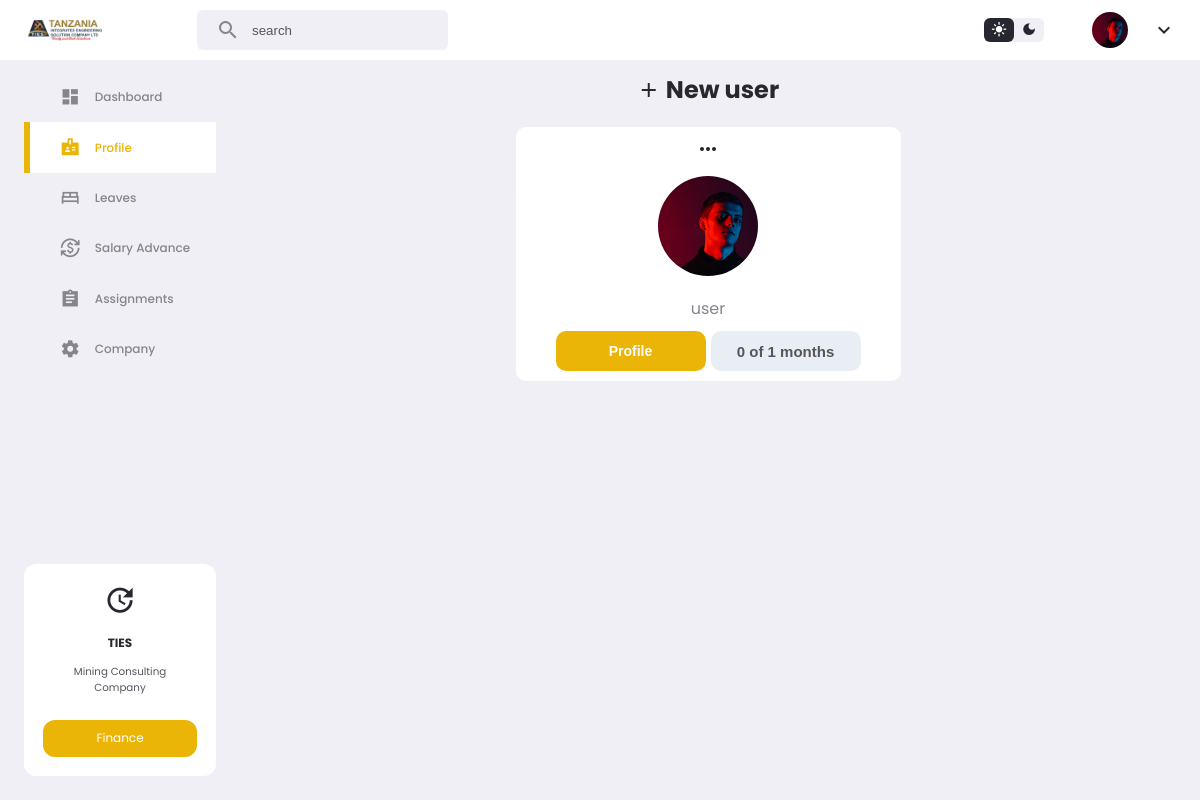
/employees/, run on an earlier commit of the app's database.
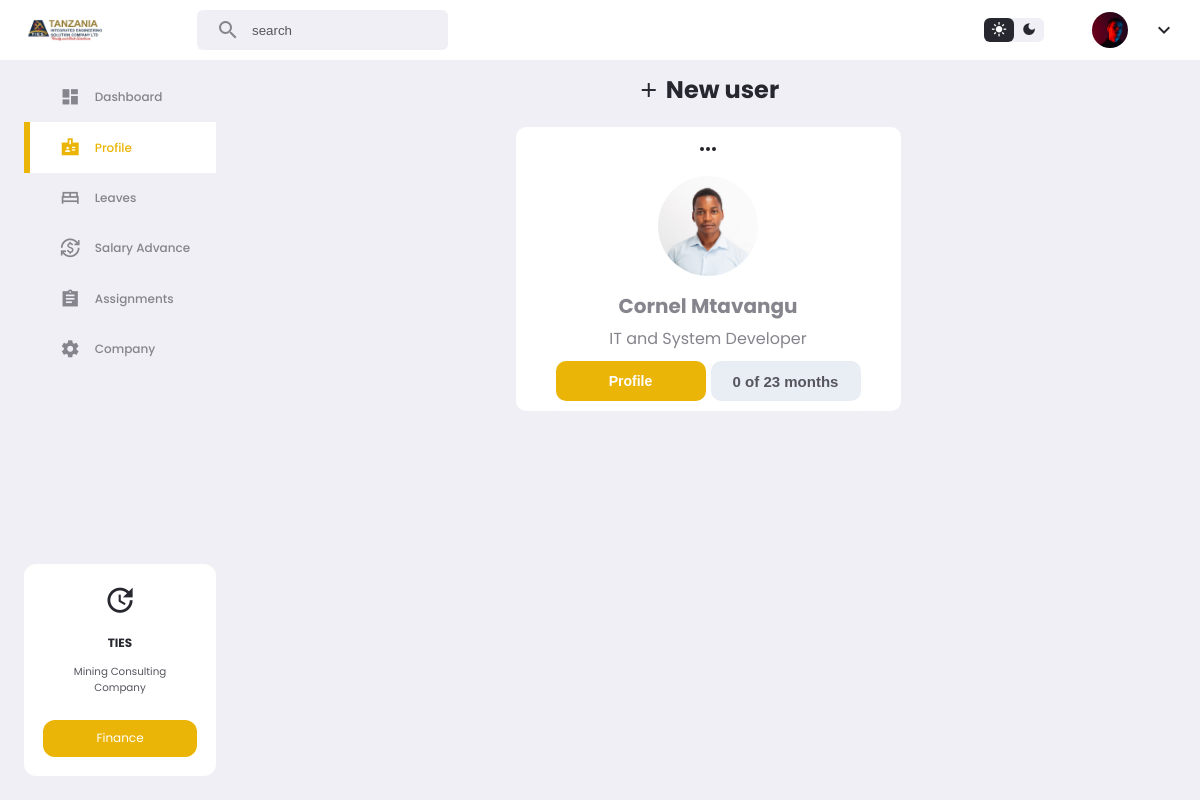
And on a later commit of the database.
### app/models.py (models this page shows, shortened)
class CustomUser(AbstractUser):
    email = models.EmailField(unique=True)
    phone = models.CharField(max_length=15, null=True,blank=True, default="null")
    image = models.ImageField(upload_to='media/', blank=True, null=True)
    middle_name = models.CharField(max_length=100, null=True, blank=True)
    gender = models.CharField(max_length=100, null=True, blank=True)
    birthDate = models.DateField(null=True, blank=True)
    nextKinName = models.CharField(max_length=100, null=True, blank=True)
    nextKinRelation = models.CharField(max_length=100, null=True, blank=True)
    nextKinAddress = models.CharField(max_length=100, null=True, blank=True)
    nextKinPhone = models.CharField(max_length=100, null=True, blank=True)
    nida = models.CharField(max_length=100, null=True, blank=True)
    homeAddress = models.CharField(max_length=100, null=True, blank=True)
    uniName = models.CharField(max_length=100, null=True, blank=True)
    uniLevel = models.CharField(max_length=100, null=True, blank=True)
    uniCourse = models.CharField(max_length=100, null=True, blank=True)
    startYear = models.CharField(max_length=100, null=True, blank=True)
    endYear = models.CharField(max_length=100, null=True, blank=True)
    role = models.CharField(max_length=50, null=True,blank=True, default="user")
    signedDate = models.DateField(null=True, blank=True)
    expireDate = models.DateField(null=True, blank=True)
    contractDuration = models.CharField(max_length=100, null=True, blank=True)
    remainDuration = models.CharField(max_length=100, null=True, blank=True)
    attachment = models.FileField(upload_to='attachments/', null=True, blank=True)

### app/views.py (the view)
# urls.py: path('employees/', views.employees, name='employees'),
def employees(request):
    employee = CustomUser.objects.all()
    context = {
         'employee':employee
    }
    return render(request,"app/employees.html", context)

### app/templatetags/custom_filters.py (called while the page is built)
@register.filter(name='is_in_group')
def is_in_group(user, group_name):
    return user.groups.filter(name=group_name).exists()

### app/templates/app/employees.html (shortened to what this page needs)
{% extends 'app/base2.html' %}
{% load static %}
{% block content %}
<section class="employees">
    <div class="top">
            <span class="material-icons-sharp">add</span>
            <h1>New user</h1>
    </div>
    <div class="cards">
        {% for x in employee %}
        <div class="card">
            <div class="option">
                <span class="material-icons-sharp">more_horiz</span>
            </div>
            {% if x.image %}
            <img src="{{x.image.url}}" alt="">
            {% else%}
            <img src="{% static 'app/images/profile-1.jpg' %}" alt="">
            {% endif %}
            <h5>{{x.first_name}} {{x.last_name}}</h5>
            <h6>{{x.role}}</h6>
            <div class="row">
                <a href="{% url 'employeesDetails' x.id %}"><button>Profile</button></a>
                <button class="second"><p style="font-size: 15px;">{{x.remainDuration}} of {{x.contractDuration}}</p></button>
            </div>
        </div>
        {% endfor %}
    </div>
</section>
{% endblock %}

What changed in the data, as far as the page shows it:
changed CustomUser: image: picture added; first_name (not shown) → "Cornel"; last_name (not shown) → "Mtavangu"; role "user" → "IT and System Developer"; contractDuration "1 months" → "23 months"
